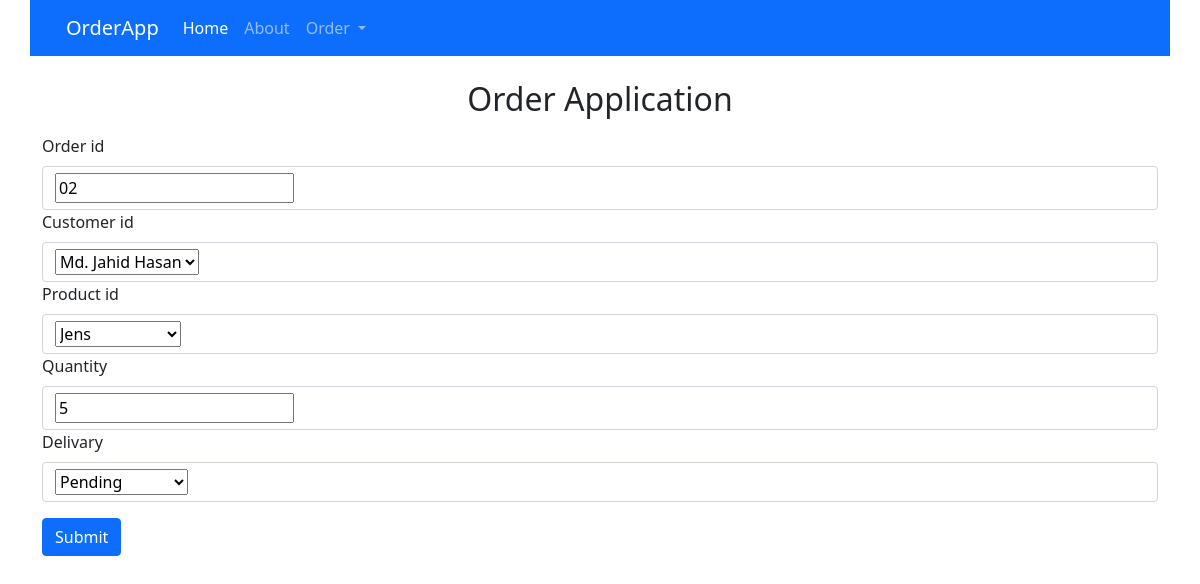
/update_order/2, run on the app's committed database.
### online_order/models.py (models this page shows, shortened)
class Order(models.Model):
    delivary_status = {
        ("Pending", "Pending"),
        ("Out of delivary", "Out of delivary"),
        ("Delivered", "Delivered"),
    }
    order_id = models.CharField(max_length=100, null=True, blank=True)
    customer_id = models.ForeignKey(Customer, null=True, blank=True, related_name='customer', on_delete=SET_NULL)
    product_id = models.ForeignKey(Product, null=True, blank=True, related_name='product', on_delete=SET_NULL)
    quantity = models.CharField(max_length=100, null=True, blank=True)
    delivary = models.CharField(max_length=100, null=True, blank=True, choices=delivary_status)

### online_order/views.py (the view)
# urls.py: path('update_order/<str:pk>', views.update_order, name = "update_order"),
def update_order(request, pk):
    order = Order.objects.get(id=pk)
    form = OrderForms(instance=order)
    if request.method == "POST":
        form = OrderForms(request.POST, instance=order)
        if form.is_valid():
            form.save()
            return redirect("orderlist")
    context = {
        "form" : form,
    }
    return render(request, "orders.html", context=context)

### online_order/forms.py
class OrderForms(forms.ModelForm):
    class Meta:
        model = Order
        fields = "__all__"

### online_order/models.py (called while the page is built)
    def __str__(self):
        return self.name

    def __str__(self):
        return self.product_name

### templates/orders.html (shortened to what this page needs)
{% extends "main.html" %} {% block content%}
<div class="container">
    <div class="row">
        <div class="container">
            <div class="row mt-4 text-center">
                <h2>Order Application</h2>
            </div>
        </div>
        <form class="mt-2" action="#" , method="post">
            <div class="mb-3">
                <label for="exampleInputEmail1" class="form-label">{{ form.order_id.label }}</label>
                <div class="form-control">{{ form.order_id }}</div>
                <label for="exampleInputEmail1" class="form-label">{{ form.customer_id.label }}</label>
                <div class="form-control">{{ form.customer_id }}</div>
                <label for="exampleInputEmail1" class="form-label">{{ form.product_id.label }}</label>
                <div class="form-control">{{ form.product_id }}</div>
                <label for="exampleInputEmail1" class="form-label">{{ form.quantity.label }}</label>
                <div class="form-control">{{ form.quantity }}</div>
                <label for="exampleInputEmail1" class="form-label">{{ form.delivary.label }}</label>
                <div class="form-control">{{ form.delivary }}</div>
            </div>
            <button type="submit" class="btn btn-primary">Submit</button>
        </form>
    </div>
</div>
{%endblock%}

### data on the page
Order: order_id "02", customer_id "Md. Jahid Hasan", product_id "Jens", quantity "5", delivary "Pending"
